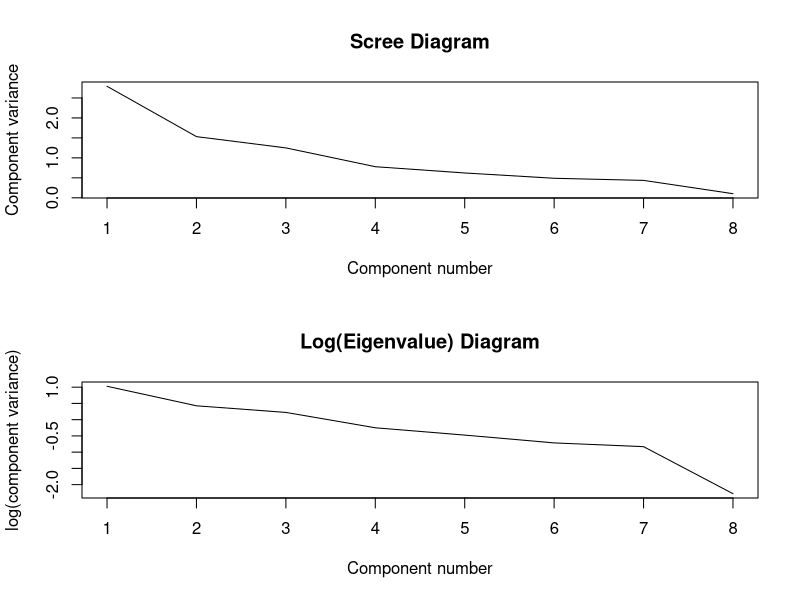
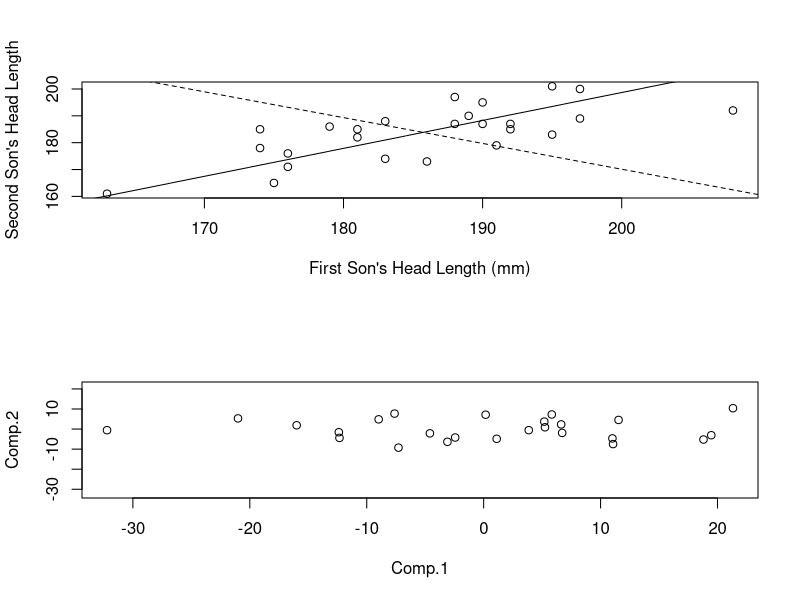
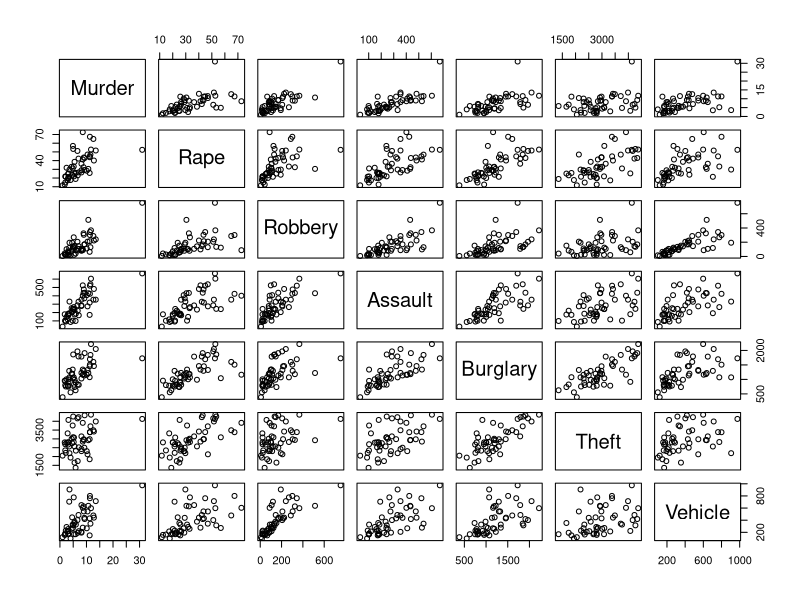
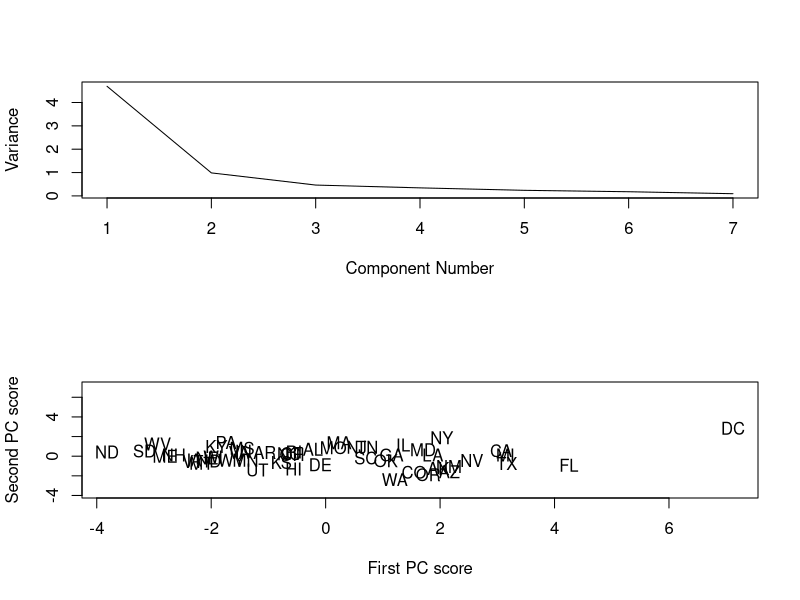
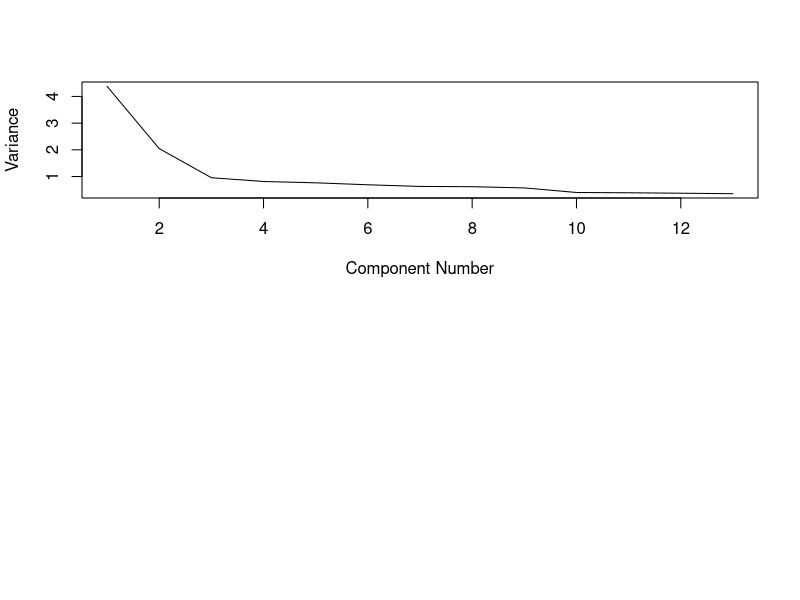

Write the R code that produced these figures, in order.
## ---- chunk 1
knitr::opts_chunk$set(echo = TRUE)
## ---- chunk 2
blood_chem <- c(1.000, 0.290, 0.202,-0.055,-0.105,-0.252,-0.229, 0.058,
                0.290, 1.000, 0.415, 0.285,-0.376,-0.349,-0.164,-0.129,
                0.202, 0.415, 1.000, 0.419,-0.521,-0.441,-0.145,-0.076,
               -0.055, 0.285, 0.419, 1.000,-0.877,-0.076, 0.023,-0.131,
               -0.105,-0.376,-0.521,-0.877, 1.000, 0.206, 0.034, 0.151,
               -0.252,-0.349,-0.441,-0.076, 0.206, 1.000, 0.192, 0.077,
               -0.229,-0.164,-0.145, 0.023, 0.034, 0.192, 1.000, 0.423,
                0.058,-0.129,-0.076,-0.131, 0.151, 0.077, 0.423, 1.000)
blood_corr <- matrix(blood_chem, ncol = 8)
sds <- c(0.371, 41.253, 1.935, 0.077, 0.071, 4.037, 2.732, 0.297)
names <- c("rBlood", "Plate", "wBlood", "Neut.", "Lymph", "Bilir.", "Sodium", "Potass.")
dimnames(blood_corr) <- list(names, names)

blood_corr
sds
## ---- chunk 3
# Calculate the covariance matrix:
blood_cov <- diag(sds) %*% blood_corr %*% diag(sds)
dimnames(blood_cov) <-list(names, names)
blood_pcacov <- princomp(covmat = blood_cov)

summary(blood_pcacov, loadings = TRUE)
## ---- chunk 4
blood_pcacor <- princomp(covmat = blood_corr)
summary(blood_pcacor, loadings = TRUE)
## ---- chunk 5
par(mfrow = c(2,1))
plot(1:8, blood_pcacor$sdev^2, 
     xlab = "Component number", ylab = "Component variance", type = "l")
title("Scree Diagram")

plot(1:8, log(blood_pcacor$sdev^2), 
     xlab = "Component number", ylab = "log(component variance)", type = "l")
title("Log(Eigenvalue) Diagram")
## ---- chunk 6
head_dat <- structure(
  c(191, 195, 181, 183, 176, 208, 189, 197, 188, 192, 179, 183, 
    174, 190, 188, 163, 195, 186, 181, 175, 192, 174, 176, 197, 190, 
    179, 201, 185, 188, 171, 192, 190, 189, 197, 187, 186, 174, 
    185, 195, 187, 161, 183, 173, 182, 165, 185, 178, 176, 200, 187), 
  .Dim = c(25L, 2L), .Dimnames = list(NULL, c("HLFS", "HLSS")))
head_dat

# get principal components
head_pc <- princomp(covmat = var(head_dat))
head_pc

print(summary(head_pc), digits = 3, loadings = TRUE)

# pc scores for first family
head_pc1 <- princomp(head_dat)
head_pc1$scores[1, ]

# check
0.693*(191-185.72)+0.721*(179-183.84)
-0.721*(191-185.72)+0.693*(179-183.84)

y1 <- 12.9524588 * c(0.692986, 0.720951)
y2 <- 5.3229513 * c(-0.720951, 0.692986)
X <- cbind(y1, y2)
X %*% t(X)

## ---- chunk 7
a1 <- 183.84-0.721*185.72/0.693
b1 <- 0.721/0.693
a2 <- 183.84-(-0.693*185.72/0.721)
b2 <- -0.693/0.721
plot(head_dat, xlab = "First Son's Head Length (mm)", ylab = "Second Son's Head Length")
abline(a1, b1)
abline(a2, b2, lty=2)
## ---- chunk 8
xlim <- range(head_pc1$scores[, 1])
plot(head_pc1$scores, xlim = xlim, ylim = xlim)
## ---- chunk 9
crime <- read.table("data/crime.txt", sep = '\t')
str(crime)

crime
## ---- chunk 10
pairs(crime)
## ---- chunk 11
crime_pc <- princomp(crime, cor = TRUE)
summary(crime_pc, loadings = TRUE)
## ---- chunk 12
plot(1:7, crime_pc$sdev^2, type = "l", xlab = "Component Number", ylab = "Variance")
## ---- chunk 13
xlim <- range(crime_pc$scores[, 1])
plot(crime_pc$scores[, 1], crime_pc$scores[, 2],
     xlab = "First PC score", ylab = "Second PC score", xlim = xlim, ylim = xlim, type = "n")
text(crime_pc$scores[, 1], crime_pc$scores[, 2], row.names(crime), cex=1.0) 
## ---- chunk 14
options(digits=3)
# use all pcas to get original correlation matrix
lambda <- crime_pc$sdev^2
Astar <- crime_pc$loadings[1:7, 1:7]
R <- Astar %*% diag(lambda) %*% t(Astar)
R

# predicted correlation matrix based on first two components
lambda2 <- lambda[1:2]
Astar2 <- Astar[,1:2]
R2 <- Astar2 %*% diag(lambda2) %*% t(Astar2)
R2
## ---- chunk 15
drugs_corr <- structure(c(
 
 1,     0.447, 0.442, 0.435, 0.114, 0.203, 0.091, 0.082, 0.513, 0.304, 0.245, 0.101, 0.245, 
 0.447, 1,     0.619, 0.604, 0.068, 0.146, 0.103, 0.063, 0.445, 0.318, 0.203, 0.088, 0.199, 
 0.442, 0.619, 1,     0.583, 0.053, 0.139, 0.110, 0.066, 0.365, 0.240, 0.183, 0.074, 0.184, 
 0.435, 0.605, 0.583, 1,     0.115, 0.258, 0.122, 0.097, 0.482, 0.368, 0.255, 0.139, 0.293, 
 0.114, 0.068, 0.053, 0.115, 1,     0.349, 0.209, 0.321, 0.186, 0.303, 0.272, 0.279, 0.278, 
 0.203, 0.146, 0.139, 0.258, 0.349, 1,     0.221, 0.355, 0.315, 0.377, 0.323, 0.367, 0.545, 
 0.091, 0.103, 0.110, 0.122, 0.209, 0.221, 1,     0.201, 0.150, 0.163, 0.310, 0.232, 0.232, 
 0.082, 0.063, 0.066, 0.097, 0.321, 0.355, 0.201, 1,     0.154, 0.219, 0.288, 0.320, 0.314, 
 0.513, 0.445, 0.365, 0.482, 0.186, 0.315, 0.150, 0.154, 1,     0.534, 0.301, 0.204, 0.394, 
 0.304, 0.318, 0.240, 0.368, 0.303, 0.377, 0.163, 0.219, 0.534, 1,     0.302, 0.368, 0.467, 
 0.245, 0.203, 0.183, 0.255, 0.272, 0.323, 0.310, 0.288, 0.301, 0.302, 1,     0.304, 0.392, 
 0.101, 0.088, 0.074, 0.139, 0.279, 0.367, 0.232, 0.320, 0.204, 0.368, 0.304, 1,     0.511, 
 0.245, 0.199, 0.184, 0.293, 0.278, 0.545, 0.232, 0.314, 0.394, 0.467, 0.392, 0.511, 1    

 ), .Dim = c(13L, 13L))

drugs <- c("Cigarettes", "Beer", "Wine", "Liquor", "Cocaine", "Tranquilizers", "Drugstore",
           "Heroin", "Marijuana", "Hashish", "Inhalants", "Hallucinogenics", "Amphetamine")
dimnames(drugs_corr) <- list(drugs, c(1:13))
drugs_corr
## ---- chunk 16
drugs_pc <- princomp(covmat = drugs_corr)
print(drugs_pc)
summary(drugs_pc, loadings=TRUE)
## ---- chunk 17
plot(1:13, drugs_pc$sdev^2, type = "l", xlab = "Component Number", ylab = "Variance")
